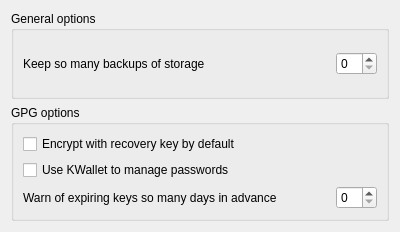
<?xml version="1.0" encoding="UTF-8"?>
<ui version="4.0">
 <class>KCM</class>
 <widget class="QWidget" name="KCM">
  <property name="geometry">
   <rect>
    <x>0</x>
    <y>0</y>
    <width>400</width>
    <height>232</height>
   </rect>
  </property>
  <property name="windowTitle">
   <string>Form</string>
  </property>
  <layout class="QVBoxLayout" name="verticalLayout">
   <item>
    <widget class="QGroupBox" name="groupBox_2">
     <property name="title">
      <string>General options</string>
     </property>
     <layout class="QVBoxLayout" name="verticalLayout_3">
      <item>
       <layout class="QHBoxLayout" name="horizontalLayout_2">
        <item>
         <widget class="QLabel" name="keepSoManyBackupsLabel">
          <property name="text">
           <string>Keep so many backups of storage</string>
          </property>
          <property name="buddy">
           <cstring>kcfg_keepSoManyBackups</cstring>
          </property>
         </widget>
        </item>
        <item>
         <widget class="QSpinBox" name="kcfg_keepSoManyBackups">
          <property name="sizePolicy">
           <sizepolicy hsizetype="Maximum" vsizetype="Fixed">
            <horstretch>0</horstretch>
            <verstretch>0</verstretch>
           </sizepolicy>
          </property>
          <property name="maximum">
           <number>10</number>
          </property>
         </widget>
        </item>
       </layout>
      </item>
     </layout>
    </widget>
   </item>
   <item>
    <widget class="QGroupBox" name="groupBox">
     <property name="title">
      <string>GPG options</string>
     </property>
     <layout class="QVBoxLayout" name="verticalLayout_2">
      <item>
       <widget class="QCheckBox" name="kcfg_encryptWithRecoveryKeyByDefault">
        <property name="text">
         <string>Encrypt with recovery key by default</string>
        </property>
       </widget>
      </item>
      <item>
       <widget class="QCheckBox" name="kcfg_useKWalletToManagePasswords">
        <property name="text">
         <string>Use KWallet to manage passwords</string>
        </property>
       </widget>
      </item>
      <item>
       <layout class="QHBoxLayout" name="horizontalLayout">
        <item>
         <widget class="QLabel" name="warnSoManyDaysInAdvanceLabel">
          <property name="text">
           <string>Warn of expiring keys so many days in advance</string>
          </property>
          <property name="buddy">
           <cstring>kcfg_warnSoManyDaysInAdvance</cstring>
          </property>
         </widget>
        </item>
        <item>
         <widget class="QSpinBox" name="kcfg_warnSoManyDaysInAdvance">
          <property name="sizePolicy">
           <sizepolicy hsizetype="Maximum" vsizetype="Fixed">
            <horstretch>0</horstretch>
            <verstretch>0</verstretch>
           </sizepolicy>
          </property>
          <property name="minimum">
           <number>0</number>
          </property>
          <property name="value">
           <number>0</number>
          </property>
         </widget>
        </item>
       </layout>
      </item>
     </layout>
    </widget>
   </item>
  </layout>
 </widget>
 <resources/>
 <connections/>
</ui>
